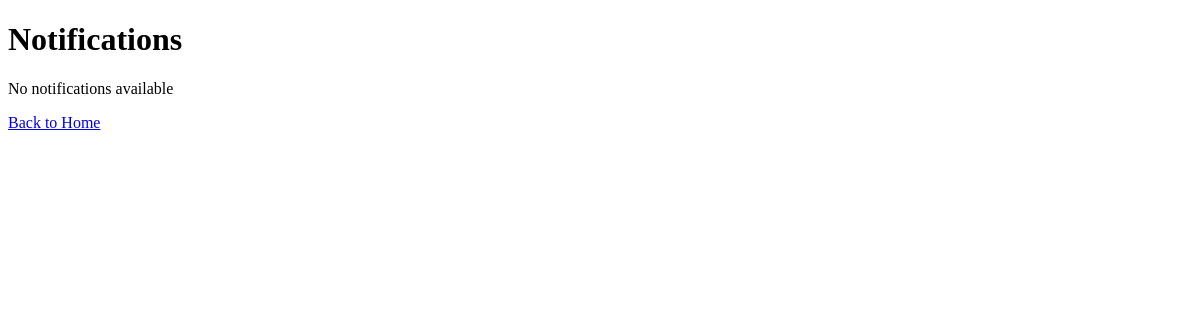
Page /notifications/ (signed in) on the earlier database version.
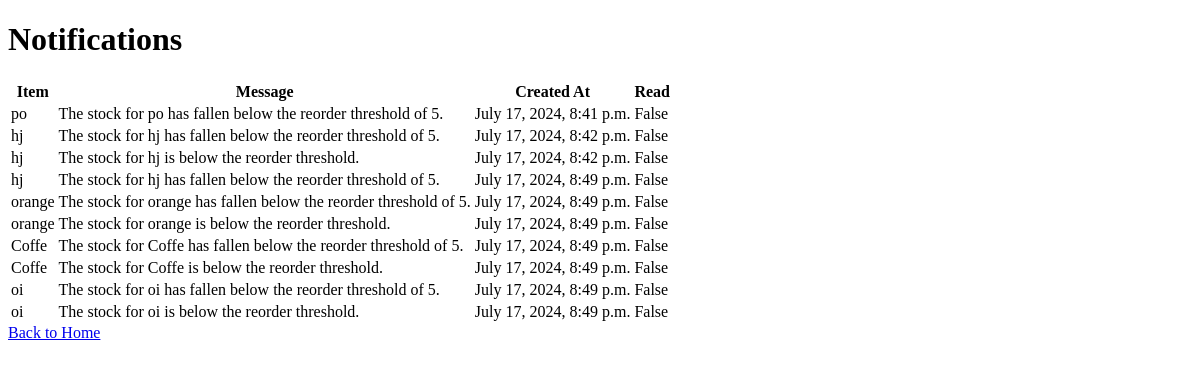
Same page on the later database version.
### stocklist/models.py (models this page shows, shortened)
class Notification(models.Model):
    item = models.ForeignKey(Item, on_delete=models.CASCADE) # ForeignKey to link the notification to a specific item. When the item is deleted, the notification is also deleted.
    message = models.TextField()
    created_at = models.DateTimeField(auto_now_add=True) # DateTime field to store when the notification was created. Automatically set to the current date and time when the notification is created.
    read = models.BooleanField(default=False)

class Item(models.Model):
    name = models.CharField(max_length=200, null=False, blank=False, unique=True)
    description = models.TextField(null=True, blank=True)
    price = models.DecimalField(max_digits=10, decimal_places=2, null=False, blank=False, validators=[MinValueValidator(0.01)])
    quantity = models.PositiveIntegerField(default=0)
    reorder_level = models.PositiveIntegerField(default=0)  # Add reorder_level field to Item model
    status = models.BooleanField(default=True)  # Add status field (True for active, False for inactive)
    reorder_threshold = models.PositiveIntegerField(default=5, validators=[MinValueValidator(1)])

### stocklist/views.py (the view)
# urls.py: path('notifications/', notifications, name='notifications'),
@login_required
def notifications(request):
    notifications = Notification.objects.all()
    return render(request, 'stocklist/notifications.html', {'notifications': notifications})

### stocklist/templates/stocklist/notifications.html (shortened to what this page needs)
<!DOCTYPE html>
<html>
<head>
</head>
<body>
    <h1>Notifications</h1>
    {% if notifications %}
    <table>
        <thead>
            <tr>
                <th>Item</th>
                <th>Message</th>
                <th>Created At</th>
                <th>Read</th>
            </tr>
        </thead>
        <tbody>
            {% for notification in notifications %}
            <tr>
                <td>{{ notification.item.name }}</td>
                <td>{{ notification.message }}</td>
                <td>{{ notification.created_at }}</td>
                <td>{{ notification.read }}</td>
            </tr>
            {% endfor %}
        </tbody>
    </table>
    {% else %}
    <p>No notifications available</p>
    {% endif %}
    <a href="{% url 'home' %}">Back to Home</a>
</body>
</html>

Differences in the rows shown:
added Notification: item.name "po", message "The stock for po has fallen below the reorder threshold of 5.", created_at "July 17, 2024, 8:41 p.m.", read "False"
added Notification: item.name "hj", message "The stock for hj has fallen below the reorder threshold of 5.", created_at "July 17, 2024, 8:42 p.m.", read "False"
added Notification: item.name "hj", message "The stock for hj is below the reorder threshold.", created_at "July 17, 2024, 8:42 p.m.", read "False"
added Notification: item.name "hj", message "The stock for hj has fallen below the reorder threshold of 5.", created_at "July 17, 2024, 8:49 p.m.", read "False"
added Notification: item.name "orange", message "The stock for orange has fallen below the reorder threshold of 5.", created_at "July 17, 2024, 8:49 p.m.", read "False"
added Notification: item.name "orange", message "The stock for orange is below the reorder threshold.", created_at "July 17, 2024, 8:49 p.m.", read "False"
added Notification: item.name "Coffe", message "The stock for Coffe has fallen below the reorder threshold of 5.", created_at "July 17, 2024, 8:49 p.m.", read "False"
added Notification: item.name "Coffe", message "The stock for Coffe is below the reorder threshold.", created_at "July 17, 2024, 8:49 p.m.", read "False"
added Notification: item.name "oi", message "The stock for oi has fallen below the reorder threshold of 5.", created_at "July 17, 2024, 8:49 p.m.", read "False"
added Notification: item.name "oi", message "The stock for oi is below the reorder threshold.", created_at "July 17, 2024, 8:49 p.m.", read "False"
Other differences:
text no longer shown: "No notifications available"
text now shown: "Item Message Created At Read"
